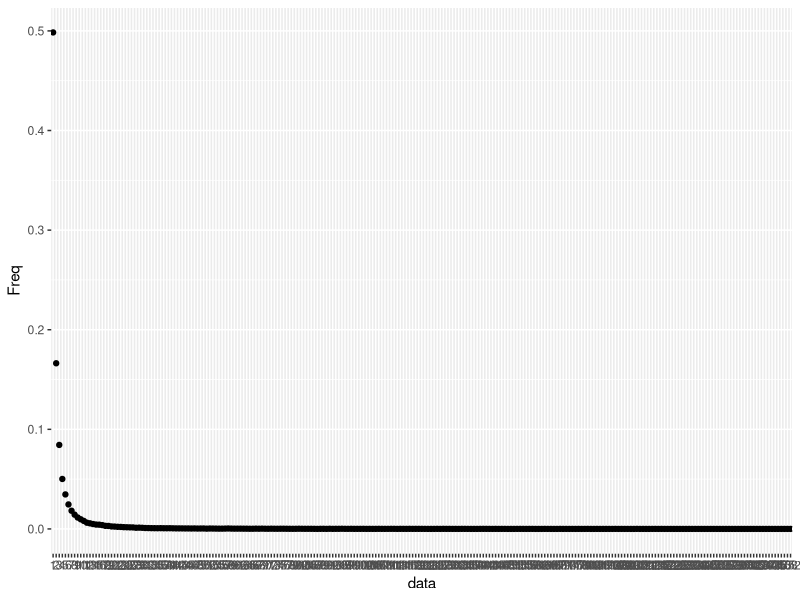
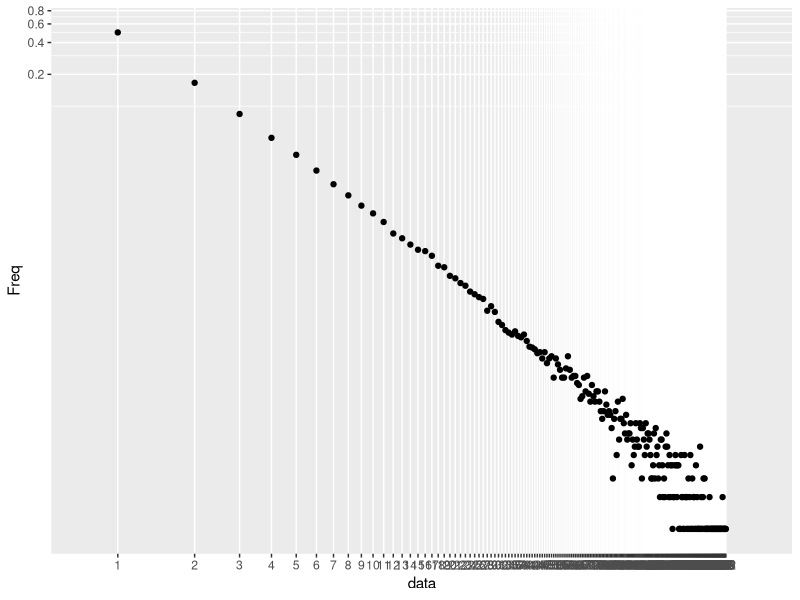

Source code (R) for these figures, in order: (Note: this script raises an error after producing the figures.)
#Idetifying the decay of the extinction for the Subcritical Branching Process
library(ggplot2)

a = c(1/2, 1/4, 1/8, 1/16, 1/32, 1/64, 1/64) #Offspring Distirbution
sum(a)


b = a[2:length(a)]*c(1:(length(a)-1))
sum(b)
#Initial size of the population
Z_0 = 1


birth = sample(c(0:(length(a)-1)), size = 1, prob=a) #Birth per individual
#according to the distribution

#trying to came up with a functional recursive function  here that represents 
#the size of the genenations
Z_1 = sum(sample(c(0:(length(a)-1)), size = Z_0, replace = TRUE, prob=a))
Z_2 = sum(sample(c(0:(length(a)-1)), size = Z_1, replace = TRUE, prob=a))
Z_3 = sum(sample(c(0:(length(a)-1)), size = Z_2, replace = TRUE, prob=a))

#Size of the n-th generation according to the distritution a
size_gen = function(n) {
  birth = sample(c(0:(length(a)-1)), size = 1, prob=a) #
  Z_n = Z_0
  g = 0
  while(Z_n != 0 && g <= n) {
    Z_n = sum(sample(c(0:(length(a)-1)), size = Z_n, replace = TRUE, prob=a))
    g = g + 1
    return(Z_n)
  }
}

size_gen(4)


#time until extinction according to a
extinction = function() {
  
  birth = sample(c(0:(length(a)-1)), size = 1, prob=a) #
  Z_n = Z_0
  g = 0
  while(Z_n != 0) {
    Z_n = sum(sample(c(0:(length(a)-1)), size = Z_n, replace = TRUE, prob=a))
    g = g + 1
  }
  return(g)
}

T = 10^5 #number of trials
data = replicate(T, extinction()) #replicating it T times
df = data.frame(table(data))
df$Freq = df$Freq/T #rescaling

#The graphs
p <- ggplot(data = df, mapping = aes(x = data, y = Freq)) +
  geom_point()
p
p <- ggplot(data = df, mapping = aes(x = data, y = Freq)) +
  geom_point() + coord_trans(y ='log', x='log')
p

#lim P(tau > n) ~ C*mu^n
k = 70*log(df[70,2]) - log(mu)
exp(k)

L = length(df$data)
log_c = c((1:L)*log(df[(1:L),2]) - log(mu))
vec_c = exp(log_c)
plot(vec_c)

############## Trying Bin(n,p)
#Here we need E(X) = np < 1 to have a subcritical process, then p < 1/n.
#i.e., p = 1/(n+q), q>0
extinction = function(n,q) {
  Z_n = rbinom(Z_0,n, 1/(n+q))
  g = 1
  
  while(Z_n != 0) {
    Z_n = sum(rbinom(Z_n,n, 1/(n+q)))
    g = g + 1
  }
  return(g)
}



T = 10^7
data = replicate(T, extinction(10,0.1)) #replicating it T times
df = data.frame(table(data))
df$Freq = df$Freq/T #rescaling

#The graphs
p <- ggplot(data = df, mapping = aes(x = data, y = Freq)) +
  geom_point()
p
p <- ggplot(data = df, mapping = aes(x = data, y = Freq)) +
  geom_point() + coord_trans(y ='log', x='log')
p

#lim P(tau > n) ~ C*mu^n
k = 70*log(df[70,2]) - log(10/(10+0.1))
exp(k)
L = length(df$data)
log_c = c((1:L)*log(df[(1:L),2]) - log(10/(10+0.1)))
vec_c = exp(log_c)
vec_c
plot(vec_c)


#Trying a lower number of offspring and a low q
T = 10^7
data = replicate(T, extinction(5,0.1)) #replicating it T times
df = data.frame(table(data))
df$Freq = df$Freq/T #rescaling

#The graphs
p <- ggplot(data = df, mapping = aes(x = data, y = Freq)) +
  geom_point()
p
p <- ggplot(data = df, mapping = aes(x = data, y = Freq)) +
  geom_point() + coord_trans(y ='log', x='log')
p

#lim P(tau > n) ~ C*mu^n
L = length(df$data)
log_c = c((1:L)*log(df[(1:L),2]) - log(5/(5+0.1)))
vec_c = exp(log_c)
vec_c
plot(vec_c)